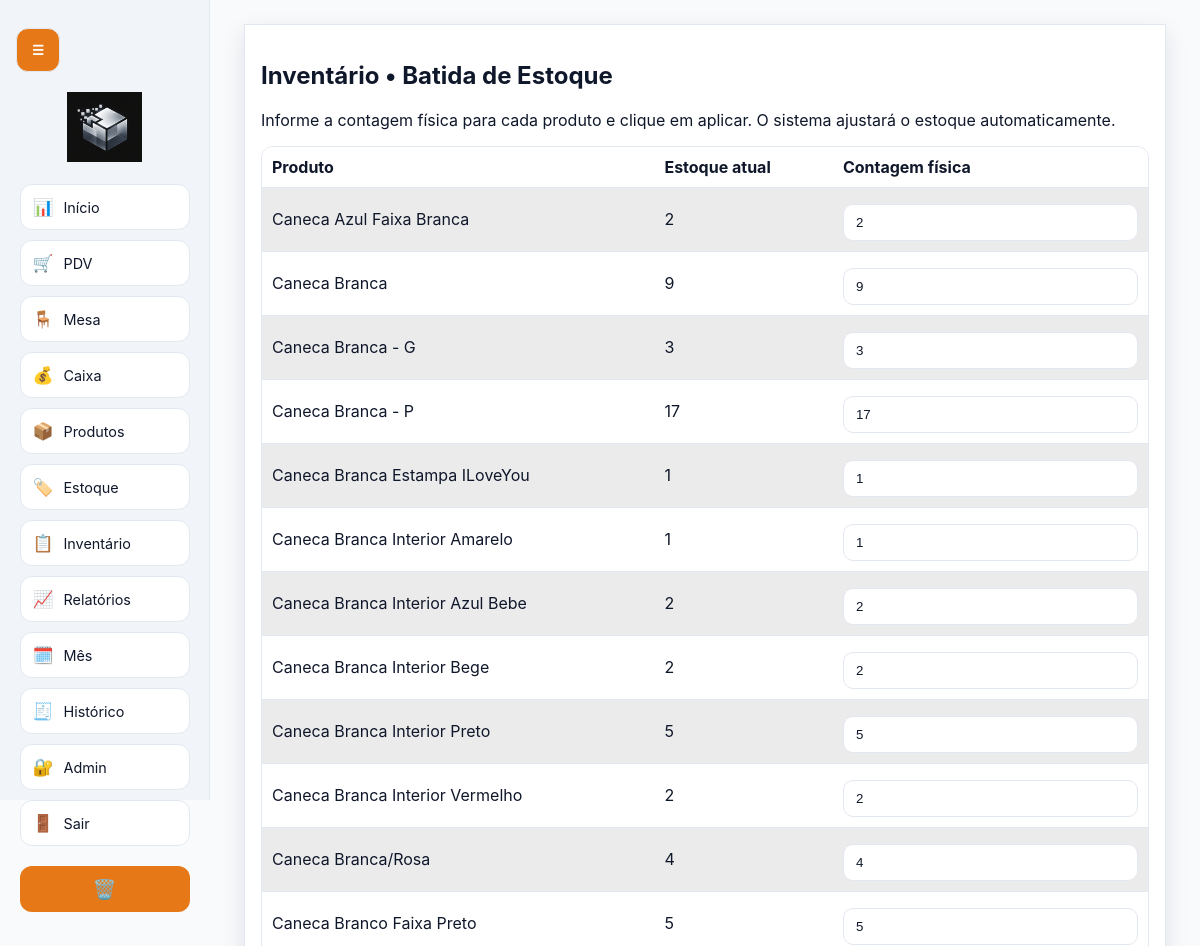
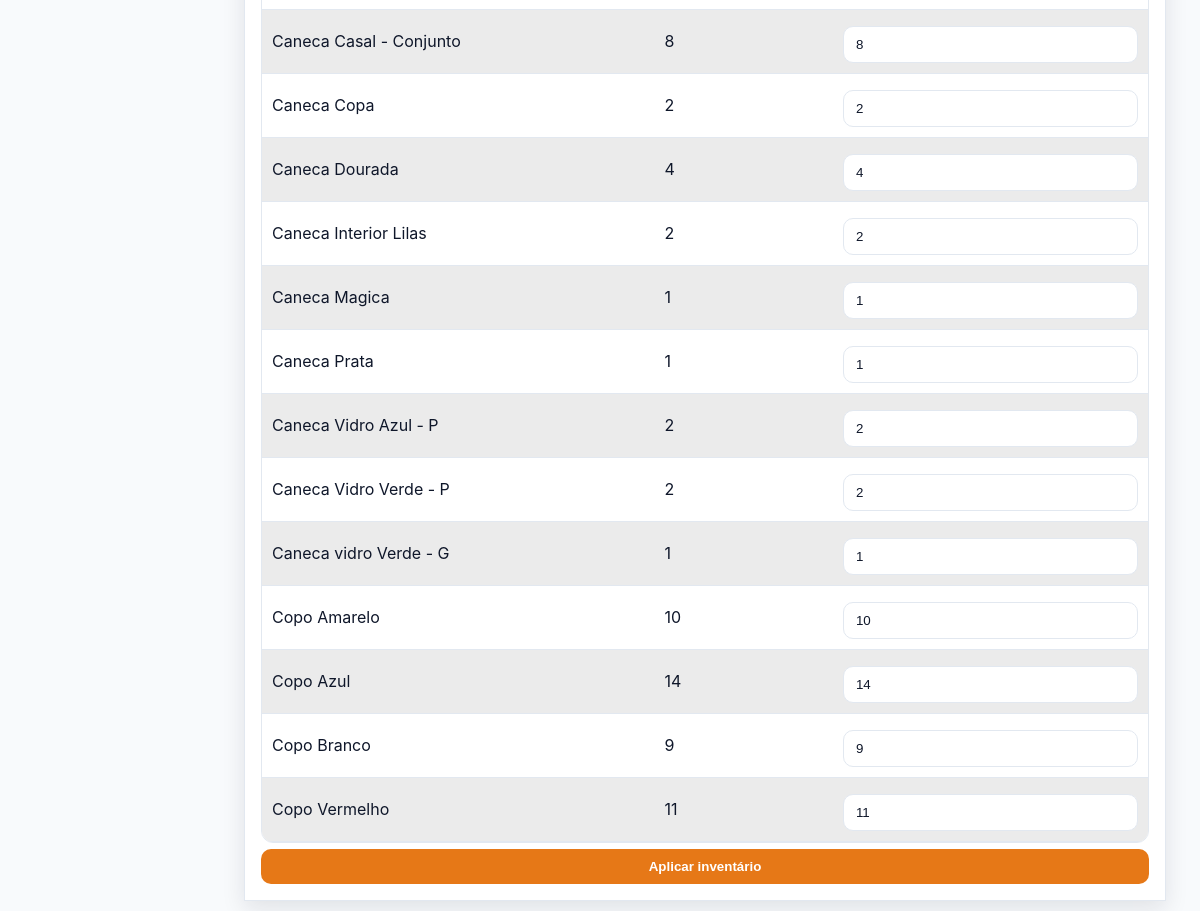
The page /inventory (signed in) on the database its author committed (2 pictures, top to bottom).
### tables this page shows
CREATE TABLE system_settings (
            key TEXT PRIMARY KEY,
            value TEXT NOT NULL
        );

CREATE TABLE products (
            id INTEGER PRIMARY KEY AUTOINCREMENT,
            name TEXT NOT NULL,
            category TEXT NOT NULL,
            cost_price REAL NOT NULL,
            sale_price REAL NOT NULL,
            stock_qty INTEGER NOT NULL DEFAULT 0,
            created_at TEXT NOT NULL
        );

### app.py (the view)
@app.route("/inventory")
def inventory():
    redirect_resp = require_login()
    if redirect_resp:
        return redirect_resp
    db = get_db()
    products = db.execute("SELECT * FROM products ORDER BY name").fetchall()
    return render_template("inventory.html", products=products)

### app.py (called while the page is built, shortened)
def get_db() -> sqlite3.Connection:
    if "db" not in g:
        conn = sqlite3.connect(DB_PATH)
        conn.row_factory = sqlite3.Row
        conn.execute("PRAGMA foreign_keys = ON")
        g.db = conn
    return g.db

def get_system_name(db: sqlite3.Connection) -> str:
    row = db.execute("SELECT value FROM system_settings WHERE key = 'system_name'").fetchone()
    return row["value"] if row else "Quadrinhas Drinks Vendas"

def get_setting(db: sqlite3.Connection, key: str, default: str = "") -> str:
    row = db.execute("SELECT value FROM system_settings WHERE key = ?", (key,)).fetchone()
    return row["value"] if row else default

def maybe_run_daily_backup() -> None:
    db = get_db()
    if get_setting(db, "backup_enabled", "1") != "1":
        return
    today = datetime.now().strftime("%Y-%m-%d")
    last_run = get_setting(db, "backup_last_run_date", "")
    if last_run == today:
        return
    keep_days = int(get_setting(db, "backup_keep_days", "30") or "30")
    create_backup_archive()
    cleanup_old_backups(keep_days)
    set_setting(db, "backup_last_run_date", today)
    db.commit()

def user_allowed_tabs(user: sqlite3.Row | None) -> set[str]:
    if not user:
        return set()
    if user["role"] == "ADMIN":
        return set(DEFAULT_USER_TABS)
    return parse_allowed_tabs(user["allowed_tabs"])

def require_tab_access(tab_key: str):
    redirect_resp = require_login()
    if redirect_resp:
        return redirect_resp
    user = get_current_user()
    if not user:
        flash("Sessão inválida. Faça login novamente.", "warning")
        return redirect(url_for("login"))
    if user["role"] == "ADMIN":
        return None

def require_login():
    if "user_id" not in session:
        flash("Faça login para acessar o sistema.", "warning")
        return redirect(url_for("login"))
    user = get_current_user()
    if not user:
        session.clear()
        flash("Sessão inválida. Faça login novamente.", "warning")
        return redirect(url_for("login"))
    return None

def get_current_user() -> sqlite3.Row | None:
    if "current_user" in g:
        return g.current_user
    uid = session.get("user_id")
    if not uid:
        g.current_user = None
        return None
    g.current_user = get_db().execute("SELECT * FROM users WHERE id = ?", (uid,)).fetchone()
    return g.current_user

def is_user_blocked(user: sqlite3.Row) -> bool:
    if user["role"] == "ADMIN":
        return False

### templates/inventory.html (shortened to what this page needs)
{% extends 'base.html' %}
{% block content %}
<section class="card">
  <h2>Inventário • Batida de Estoque</h2>
  <p>Informe a contagem física para cada produto e clique em aplicar. O sistema ajustará o estoque automaticamente.</p>
  <form method="post" action="{{ url_for('inventory_apply') }}">
    <table>
      <tr><th>Produto</th><th>Estoque atual</th><th>Contagem física</th></tr>
      {% for p in products %}
      <tr>
        <td>{{ p['name'] }}</td>
        <td>{{ p['stock_qty'] }}</td>
        <td>
          <input type="number" name="counted_qty" value="{{ p['stock_qty'] }}" min="0" required>
        </td>
      </tr>
      {% endfor %}
    </table>
    <button type="submit" onclick="return confirm('Aplicar contagem do inventário?');">Aplicar inventário</button>
  </form>
</section>
{% endblock %}

### templates/base.html (shortened to what this page needs)
<!doctype html>
<html lang="pt-BR">
<head>
  <link rel="stylesheet" href="{{ url_for('static', filename='style.css', v=asset_version) }}">
</head>
<body class="light-theme">
  {% if session.get('user_id') %}
  <button id="menu-toggle" class="menu-toggle" type="button" aria-label="Abrir ou fechar menu">☰</button>
  <aside id="side-menu" class="side-menu">
    <div class="menu-header">
      <img src="{{ url_for('static', filename=logo_path) }}" alt="Logo da loja" class="store-logo" onerror="this.style.display='none';this.nextElementSibling.style.display='block';">
    </div>
    <nav class="menu-nav">
      {% if is_admin or 'dashboard' in allowed_tabs %}
      <a href="{{ url_for('dashboard') }}" title="Início"><span>📊</span><small>Início</small></a>
      {% endif %}
      {% if is_admin or 'pdv' in allowed_tabs %}
      <a href="{{ url_for('pdv') }}" title="PDV"><span>🛒</span><small>PDV</small></a>
      {% endif %}
      {% if is_admin or 'mesa' in allowed_tabs %}
      <a href="{{ url_for('mesa') }}" title="Mesa"><span>🪑</span><small>Mesa</small></a>
      {% endif %}
      {% if is_admin or 'cash' in allowed_tabs %}
      <a href="{{ url_for('cash') }}" title="Caixa"><span>💰</span><small>Caixa</small></a>
      {% endif %}
      {% if is_admin or 'products' in allowed_tabs %}
      <a href="{{ url_for('products') }}" title="Produtos"><span>📦</span><small>Produtos</small></a>
      {% endif %}
      {% if is_admin or 'stock' in allowed_tabs %}
      <a href="{{ url_for('stock') }}" title="Estoque"><span>🏷️</span><small>Estoque</small></a>
      {% endif %}
      {% if is_admin or 'inventory' in allowed_tabs %}
      <a href="{{ url_for('inventory') }}" title="Inventário"><span>📋</span><small>Inventário</small></a>
      {% endif %}
      {% if is_admin or 'reports' in allowed_tabs %}
      <a href="{{ url_for('reports') }}" title="Relatórios"><span>📈</span><small>Relatórios</small></a>
      {% endif %}
      {% if is_admin or 'monthly' in allowed_tabs %}
      <a href="{{ url_for('monthly_management') }}" title="Gerenciar mês"><span>🗓️</span><small>Mês</small></a>
      {% endif %}
      {% if is_admin or 'sales' in allowed_tabs %}
      <a href="{{ url_for('sales_history') }}" title="Histórico"><span>🧾</span><small>Histórico</small></a>
      {% endif %}
      {% if is_admin %}
      <a href="{{ url_for('admin_users') }}" title="Admin"><span>🔐</span><small>Admin</small></a>
      {% endif %}
      <a href="{{ url_for('logout') }}" title="Sair"><span>🚪</span><small>Sair</small></a>
    </nav>
    {% if is_admin %}
    <div class="menu-actions">
      <form method="post" action="{{ url_for('reset_data') }}" onsubmit="return confirm('Atenção: dados de caixa e vendas serão apagados. Deseja continuar?');">
        <button class="danger-btn" type="submit" title="Apagar dados de caixa e vendas">🗑️</button>
      </form>
    </div>
    {% endif %}
  </aside>
  {% endif %}
  <main class="app-main {% if session.get('user_id') %}with-sidebar{% endif %}">
    {% block content %}{% endblock %}
  </main>
</body>
</html>

### static/style.css (style rules this page uses)
body { --bg: #F8FAFC; --surface: #FFFFFF; --surface-2: #FFFFFF; --sidebar: #F1F5F9; --text: #0F172A; --muted: #64748B; --primary: #e67817; --primary-hover: #cf6510; --success: #d8f5e1; --danger: #ffdfe5; --warning: #fff1cb; --border: #E2E8F0; --link: #e67817; --shadow: 0 8px 22px rgba(15, 23, 42, 0.10); }
* { box-sizing: border-box; }
body { font-family: Inter, Segoe UI, Roboto, Arial, sans-serif; background: var(--bg); color: var(--text); margin: 0; min-height: 100vh; }
body.light-theme { background: var(--bg); }
.menu-toggle { position: fixed; top: 22px; left: 16px; z-index: 30; width: 44px; height: 44px; border-radius: 12px; border: 1px solid var(--border); background: var(--primary); color: #fff; cursor: pointer; }
.side-menu { position: fixed; top: 0; left: 0; width: 210px; height: 100vh; background: var(--sidebar); border-right: 1px solid var(--border); display: flex; flex-direction: column; padding: 14px 10px; gap: 14px; align-items: center; transition: transform 0.25s ease; z-index: 20; }
body.light-theme .side-menu { background: var(--sidebar); }
.store-logo { width: 120px; max-height: 70px; object-fit: contain; display: block; margin: 78px auto 8px; }
.menu-nav { display: grid; gap: 10px; justify-items: center; margin: auto 0; }
.menu-nav a { width: 170px; min-height: 46px; display: flex; align-items: center; justify-content: flex-start; gap: 10px; padding: 8px 12px; font-size: 1.05rem; border-radius: 12px; border: 1px solid var(--border); background: var(--surface); color: var(--text); text-decoration: none; }
.menu-nav a small { font-size: 0.9rem; color: var(--text); }
.menu-actions { margin-top: auto; display: grid; gap: 10px; justify-items: center; }
.menu-actions button { width: 170px; height: 46px; padding: 0; border-radius: 12px; border: 1px solid transparent; background: var(--primary); color: #fff8ef; cursor: pointer; font-size: 1.2rem; }
body.light-theme .menu-actions button { background: var(--primary); color: #fff; }
.menu-actions .danger-btn { background: var(--danger); }
.app-main { width: min(1200px, 100%); margin: 0 auto; padding: clamp(12px, 2.4vw, 24px); }
.app-main.with-sidebar { margin-left: 220px; width: calc(100% - 230px); }
.card { background: var(--surface); border: 1px solid var(--border); border-radius: var(--radius); padding: 16px; margin-bottom: 14px; box-shadow: var(--shadow); }
body.light-theme .card { background: var(--surface); }
table { width: 100%; border-collapse: separate; border-spacing: 0; border: 1px solid var(--border); border-radius: 12px; overflow: hidden; }
th, td { border-bottom: 1px solid var(--border); padding: 10px; text-align: left; }
th { background: var(--surface); color: var(--text); }
body.light-theme th { background: var(--surface); color: var(--text); }
tr:nth-child(even) td { background: color-mix(in srgb, var(--surface) 92%, #000 8%); }
input, select, button { width: 100%; margin-top: 6px; padding: 10px 12px; border-radius: 10px; border: 1px solid var(--border); background: var(--surface); color: var(--text); }
body.light-theme input, body.light-theme select, body.light-theme button { background: var(--surface); }
button { cursor: pointer; background: var(--primary); border: none; font-weight: 600; color: #fff; }
body.light-theme button { background: var(--primary); color: #fff; }
a { color: var(--link); }
.menu-nav a { box-shadow: inset 0 0 0 1px rgba(255,255,255,0.02); }
.card { backdrop-filter: blur(4px); }

### rows shown on the page
system_settings: value (picture)
products: name "Caneca Azul Faixa Branca", stock_qty "2", counted_qty "2"
products: name "Caneca Branca", stock_qty "9", counted_qty "9"
products: name "Caneca Branca - G", stock_qty "3", counted_qty "3"
products: name "Caneca Branca - P", stock_qty "17", counted_qty "17"
products: name "Caneca Branca Estampa ILoveYou", stock_qty "1", counted_qty "1"
products: name "Caneca Branca Interior Amarelo", stock_qty "1", counted_qty "1"
products: name "Caneca Branca Interior Azul Bebe", stock_qty "2", counted_qty "2"
products: name "Caneca Branca Interior Bege", stock_qty "2", counted_qty "2"
products: name "Caneca Branca Interior Preto", stock_qty "5", counted_qty "5"
products: name "Caneca Branca Interior Vermelho", stock_qty "2", counted_qty "2"
products: name "Caneca Branca/Rosa", stock_qty "4", counted_qty "4"
products: name "Caneca Branco Faixa Preto", stock_qty "5", counted_qty "5"
products: name "Caneca Casal - Conjunto", stock_qty "8", counted_qty "8"
products: name "Caneca Copa", stock_qty "2", counted_qty "2"
products: name "Caneca Dourada", stock_qty "4", counted_qty "4"
products: name "Caneca Interior Lilas", stock_qty "2", counted_qty "2"
products: name "Caneca Magica", stock_qty "1", counted_qty "1"
products: name "Caneca Prata", stock_qty "1", counted_qty "1"
products: name "Caneca Vidro Azul - P", stock_qty "2", counted_qty "2"
products: name "Caneca Vidro Verde - P", stock_qty "2", counted_qty "2"
products: name "Caneca vidro Verde - G", stock_qty "1", counted_qty "1"
products: name "Copo Amarelo", stock_qty "10", counted_qty "10"
products: name "Copo Azul", stock_qty "14", counted_qty "14"
products: name "Copo Branco", stock_qty "9", counted_qty "9"
products: name "Copo Vermelho", stock_qty "11", counted_qty "11"
